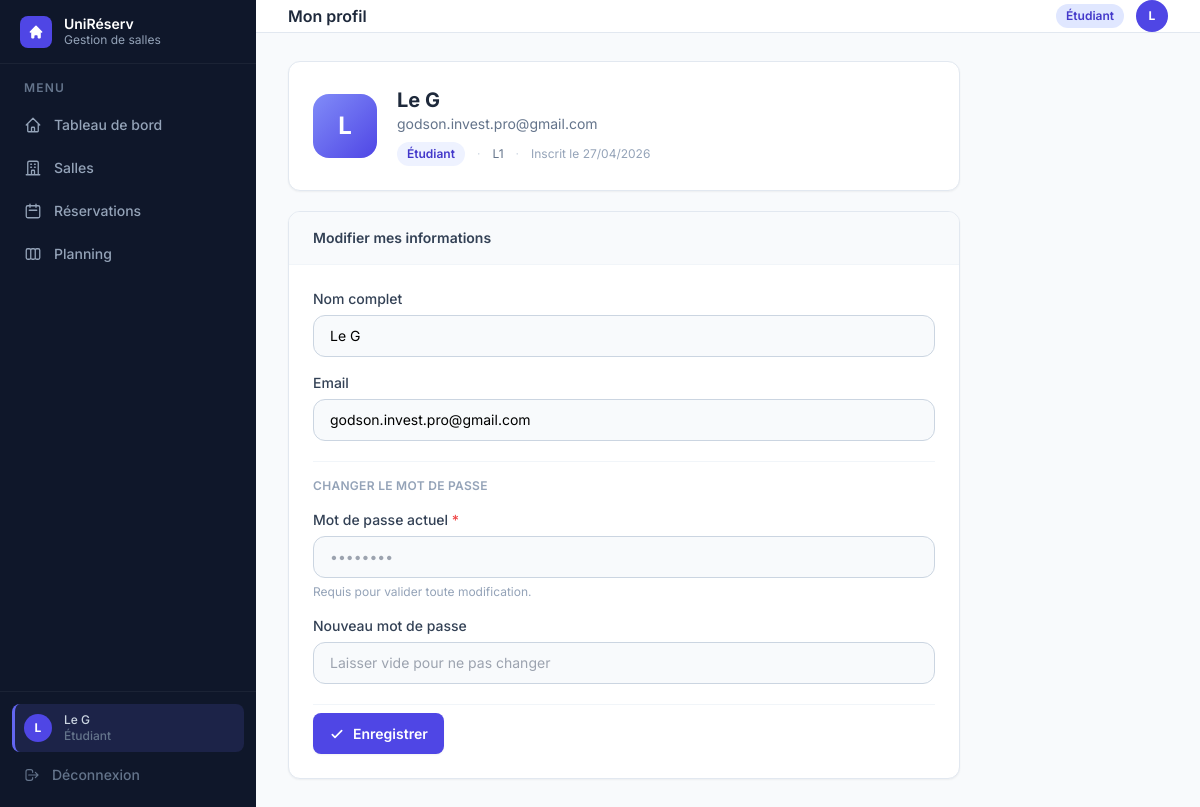
The app's page /profil (signed in), older data.
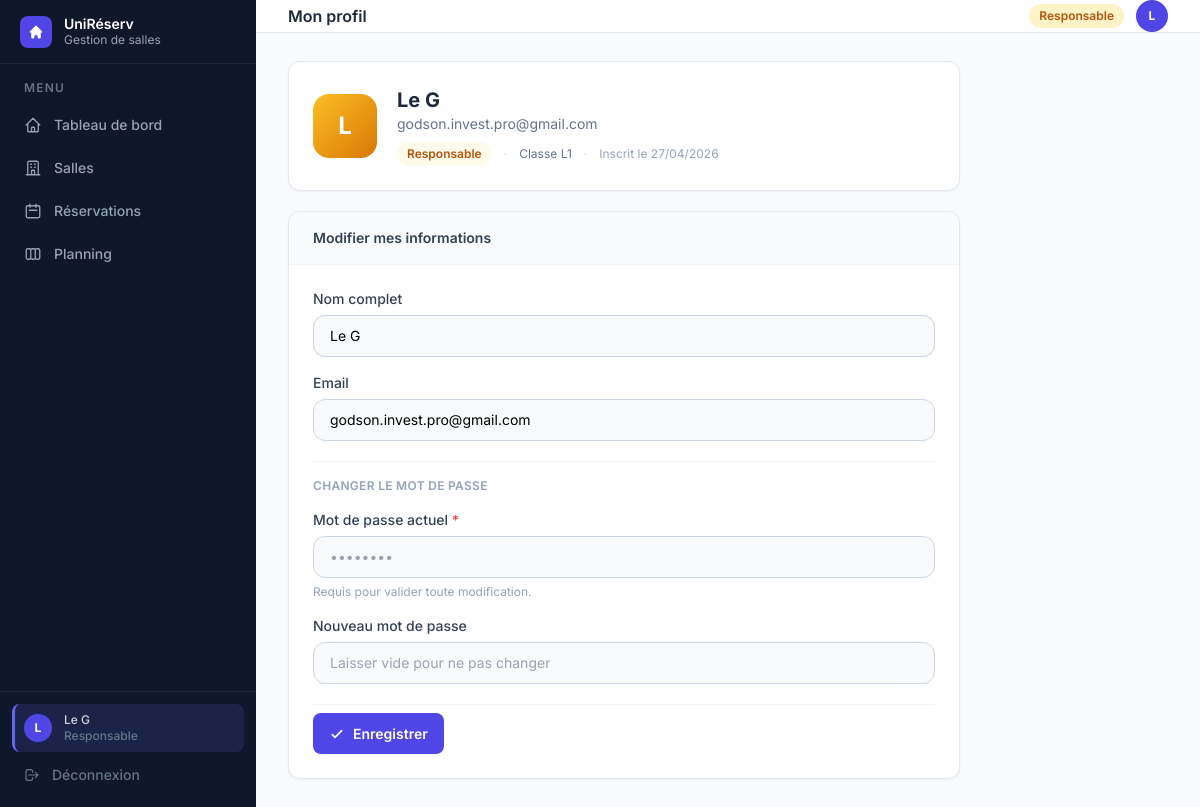
The same page, newer data.
### tables this page shows
CREATE TABLE utilisateurs (
            id               INTEGER PRIMARY KEY,
            nom              TEXT    NOT NULL,
            email            TEXT    NOT NULL UNIQUE,
            login            TEXT    NOT NULL UNIQUE,
            mot_de_passe     TEXT    NOT NULL,
            role             TEXT    NOT NULL,
            date_inscription TEXT    NOT NULL,
            matricule        TEXT,
            classe           TEXT,
            matiere          TEXT
        , ecole_id INTEGER, unite_formation_id INTEGER);

### gestion de salle/app.py (the view, shortened to what this page needs)
@app.route("/profil", methods=["GET", "POST"])
@login_required
def profil():
    bd = get_bd()
    u  = bd.charger_utilisateur_par_id(session["user_id"])
    if not u:
        flash("Utilisateur introuvable.", "error")
        return redirect(url_for("dashboard"))
    return render_template("profil.html", active="profil", u=u)

### gestion de salle/app.py (called while the page is built)
def get_bd():
    return BaseDonneesSQLite()

@app.context_processor
def inject_format_classe():
    return dict(format_classe=_format_classe)

def login_required(f):
    @wraps(f)
    def decorated(*args, **kwargs):
        if "user_id" not in session:
            return redirect(url_for("login"))
        return f(*args, **kwargs)
    return decorated

### gestion de salle/models/utilisateur.py (called while the page is built)
    @id.setter
    def id(self, valeur: int):
        if self.__id is None:
            self.__id = valeur

    @property
    def nom(self) -> str:
        return self.__nom

    @property
    def email(self) -> str:
        return self.__email

    @property
    def date_inscription(self) -> datetime:
        return self.__date_inscription

    @property
    def role(self) -> str:
        return "etudiant"

    @property
    def classe(self) -> str:
        return self.__classe

    @property
    def role(self) -> str:
        return "responsable"

    @property
    def classe(self) -> str:
        return self.__classe

### gestion de salle/templates/profil.html (shortened to what the changed rows need)
{% extends "base.html" %}
{% block heading %}Mon profil{% endblock %}
{% block content %}
<div class="max-w-2xl space-y-5">
  <div class="bg-white rounded-xl border border-slate-200 shadow-sm p-6 flex items-center gap-5">
    <div class="w-16 h-16 rounded-2xl flex items-center justify-center text-white text-2xl font-bold shrink-0
      {% if u.role=='admin' %}bg-gradient-to-br from-red-400 to-red-600
      {% elif u.role=='responsable' %}bg-gradient-to-br from-amber-400 to-amber-600
      {% elif u.role=='enseignant' %}bg-gradient-to-br from-blue-400 to-blue-600
      {% else %}bg-gradient-to-br from-indigo-400 to-indigo-600{% endif %}">
      {{ u.nom[0].upper() }}
    </div>
    <div class="flex-1">
      <p class="text-xl font-bold text-slate-800">{{ u.nom }}</p>
      <p class="text-slate-500 text-sm">{{ u.email }}</p>
      <div class="flex items-center gap-3 mt-2">
        {% if u.role == 'admin' %}
          <span class="px-2.5 py-1 rounded-full text-xs font-semibold bg-red-50 text-red-700">Administrateur</span>
        {% elif u.role == 'responsable' %}
          <span class="px-2.5 py-1 rounded-full text-xs font-semibold bg-amber-50 text-amber-700">Responsable</span>
          <span class="text-slate-300 text-xs">·</span>
          <span class="text-slate-500 text-xs">Classe {{ u.classe }}</span>
        {% elif u.role == 'enseignant' %}
          <span class="px-2.5 py-1 rounded-full text-xs font-semibold bg-blue-50 text-blue-700">Enseignant</span>
          {% if u.matiere %}<span class="text-slate-300 text-xs">·</span><span class="text-slate-500 text-xs">{{ u.matiere }}</span>{% endif %}
        {% else %}
          <span class="px-2.5 py-1 rounded-full text-xs font-semibold bg-indigo-50 text-indigo-700">Étudiant</span>
          {% if u.classe %}<span class="text-slate-300 text-xs">·</span><span class="text-slate-500 text-xs">{{ u.classe }}</span>{% endif %}
        {% endif %}
        <span class="text-slate-300 text-xs">·</span>
        <span class="text-slate-400 text-xs">Inscrit le {{ u.date_inscription.strftime('%d/%m/%Y') }}</span>
      </div>
    </div>
  </div>
  <div class="bg-white rounded-xl border border-slate-200 shadow-sm overflow-hidden">
    <div class="px-6 py-6">
      <form method="POST" action="{{ url_for('profil') }}" class="space-y-5">
        <div class="grid grid-cols-2 gap-4">
          <div class="col-span-2">
            <label class="block text-sm font-medium text-slate-700 mb-1.5">Nom complet</label>
            <input type="text" name="nom" value="{{ u.nom }}"
              class="w-full rounded-xl border border-slate-300 bg-slate-50 px-4 py-2.5 text-sm focus:outline-none focus:ring-2 focus:ring-indigo-500 focus:bg-white transition-all"/>
          </div>
          <div class="col-span-2">
            <label class="block text-sm font-medium text-slate-700 mb-1.5">Email</label>
            <input type="email" name="email" value="{{ u.email }}"
              class="w-full rounded-xl border border-slate-300 bg-slate-50 px-4 py-2.5 text-sm focus:outline-none focus:ring-2 focus:ring-indigo-500 focus:bg-white transition-all"/>
          </div>
        </div>
      </form>
    </div>
  </div>
</div>
{% endblock %}

### gestion de salle/templates/base.html (shortened to what the changed rows need)
<!DOCTYPE html>
<html lang="fr" class="h-full">
<head>
  <script src="https://cdn.tailwindcss.com"></script>
</head>
<body class="h-full bg-slate-50 flex" style="font-family:'Inter',sans-serif">
  <aside class="w-64 bg-slate-900 flex flex-col fixed inset-y-0 left-0 z-30" style="background:linear-gradient(180deg,#0f172a 0%,#0f172a 100%)">
    <div class="border-t border-white/5 p-3 space-y-0.5">
      <a href="{{ url_for('profil') }}" class="nav-item {% if active=='profil' %}nav-item-active{% else %}nav-item-inactive{% endif %} !py-2">
        <div class="flex-1 min-w-0">
          <p class="text-slate-300 text-xs font-medium truncate">{{ session.user_nom }}</p>
          <p class="text-slate-500 text-xs truncate">
            {% if session.user_role == 'admin' %}Administrateur
            {% elif session.user_role == 'responsable' %}Responsable
            {% elif session.user_role == 'enseignant' %}Enseignant
            {% else %}Étudiant{% endif %}
          </p>
        </div>
      </a>
    </div>
  </aside>
  <div class="ml-64 flex-1 flex flex-col min-h-screen">
    <header class="h-16 bg-white border-b border-slate-200 flex items-center justify-between px-8 sticky top-0 z-20">
      <h1 class="text-slate-800 font-semibold text-base">{% block heading %}{% endblock %}</h1>
      <div class="flex items-center gap-3">
        {% set role = session.user_role %}
        {% if role == 'admin' %}
          <span class="px-2.5 py-1 rounded-full text-xs font-semibold bg-red-100 text-red-700">Admin</span>
        {% elif role == 'responsable' %}
          <span class="px-2.5 py-1 rounded-full text-xs font-semibold bg-amber-100 text-amber-700">Responsable</span>
        {% elif role == 'enseignant' %}
          <span class="px-2.5 py-1 rounded-full text-xs font-semibold bg-blue-100 text-blue-700">Enseignant</span>
        {% else %}
          <span class="px-2.5 py-1 rounded-full text-xs font-semibold bg-indigo-100 text-indigo-700">Étudiant</span>
        {% endif %}
        <a href="{{ url_for('profil') }}" class="w-8 h-8 rounded-full bg-indigo-600 flex items-center justify-center text-white text-xs font-bold hover:bg-indigo-700 transition">
          {{ session.user_nom[0].upper() if session.user_nom else '?' }}
        </a>
      </div>
    </header>
    <main class="flex-1 px-8 py-7">
      {% block content %}{% endblock %}
    </main>
  </div>
</body>
</html>

Row changes from the older to the newer data that the page shows:
changed utilisateurs "Le G": role "etudiant" → "responsable" (drawn)
Text that changed along with them:
text no longer shown: "Étudiant Étudiant Étudiant"
text now shown: "Responsable Responsable Responsable Classe"
